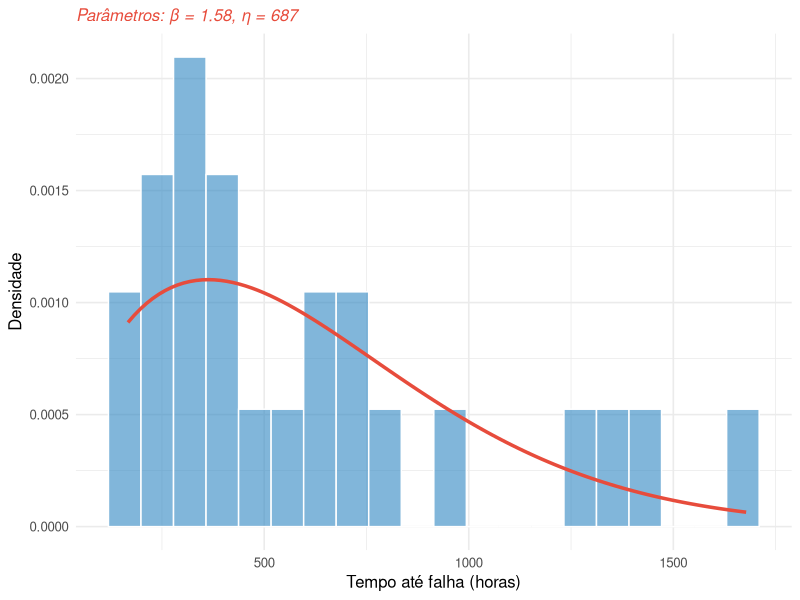

Here is the R script that generated this plot:
## ---- chunk 1
#| label: fig-weibull
#| fig-cap: "Distribuição Weibull ajustada aos tempos de falha de equipamentos"
#| echo: false
#| warning: false
#| message: false

library(ggplot2)
library(dplyr)
library(fitdistrplus)

# Carregar dados de falhas
data <- read.csv("resources/data/falhas.csv")

# Filtrar apenas falhas completas (não censuradas)
falhas <- data %>%
  filter(censura == 0) %>%
  pull(tempo_ate_falha)

# Ajustar distribuição Weibull
fit_weibull <- fitdist(falhas, "weibull")
shape_est <- fit_weibull$estimate["shape"]
scale_est <- fit_weibull$estimate["scale"]

# Criar dataframe para plot
df <- tibble(tempo = falhas)

# Histograma com curva Weibull ajustada
ggplot(df, aes(x = tempo)) +
  geom_histogram(aes(y = after_stat(density)), bins = 20,
                 fill = "#2E86C1", alpha = 0.6, color = "white") +
  stat_function(fun = dweibull,
                args = list(shape = shape_est, scale = scale_est),
                color = "#E74C3C", linewidth = 1.2) +
  labs(x = "Tempo até falha (horas)",
       y = "Densidade",
       subtitle = sprintf("Parâmetros: β = %.2f, η = %.0f", shape_est, scale_est)) +
  theme_minimal(base_size = 12) +
  theme(plot.subtitle = element_text(color = "#E74C3C", face = "italic"))
## ---- chunk 2
#| label: tbl-mtbf
#| tbl-cap: "Cálculo de MTBF por tipo de equipamento"
#| echo: false
#| warning: false
#| message: false

library(dplyr)

# Carregar dados
data <- read.csv("resources/data/falhas.csv")

# Calcular MTBF por ativo (apenas falhas completas)
mtbf_summary <- data %>%
  filter(censura == 0) %>%
  mutate(tipo = sub("_.*", "", ativo)) %>%
  group_by(tipo) %>%
  summarise(
    n_falhas = n(),
    tempo_total = sum(tempo_ate_falha),
    mtbf = round(tempo_total / n_falhas, 1),
    .groups = "drop"
  )

mtbf_summary %>%
  dplyr::select(tipo, n_falhas, mtbf) %>%
  knitr::kable(format = "html",
               col.names = c("Tipo de Equipamento", "Nº de Falhas", "MTBF (horas)"),
               align = c("l", "c", "c"))
